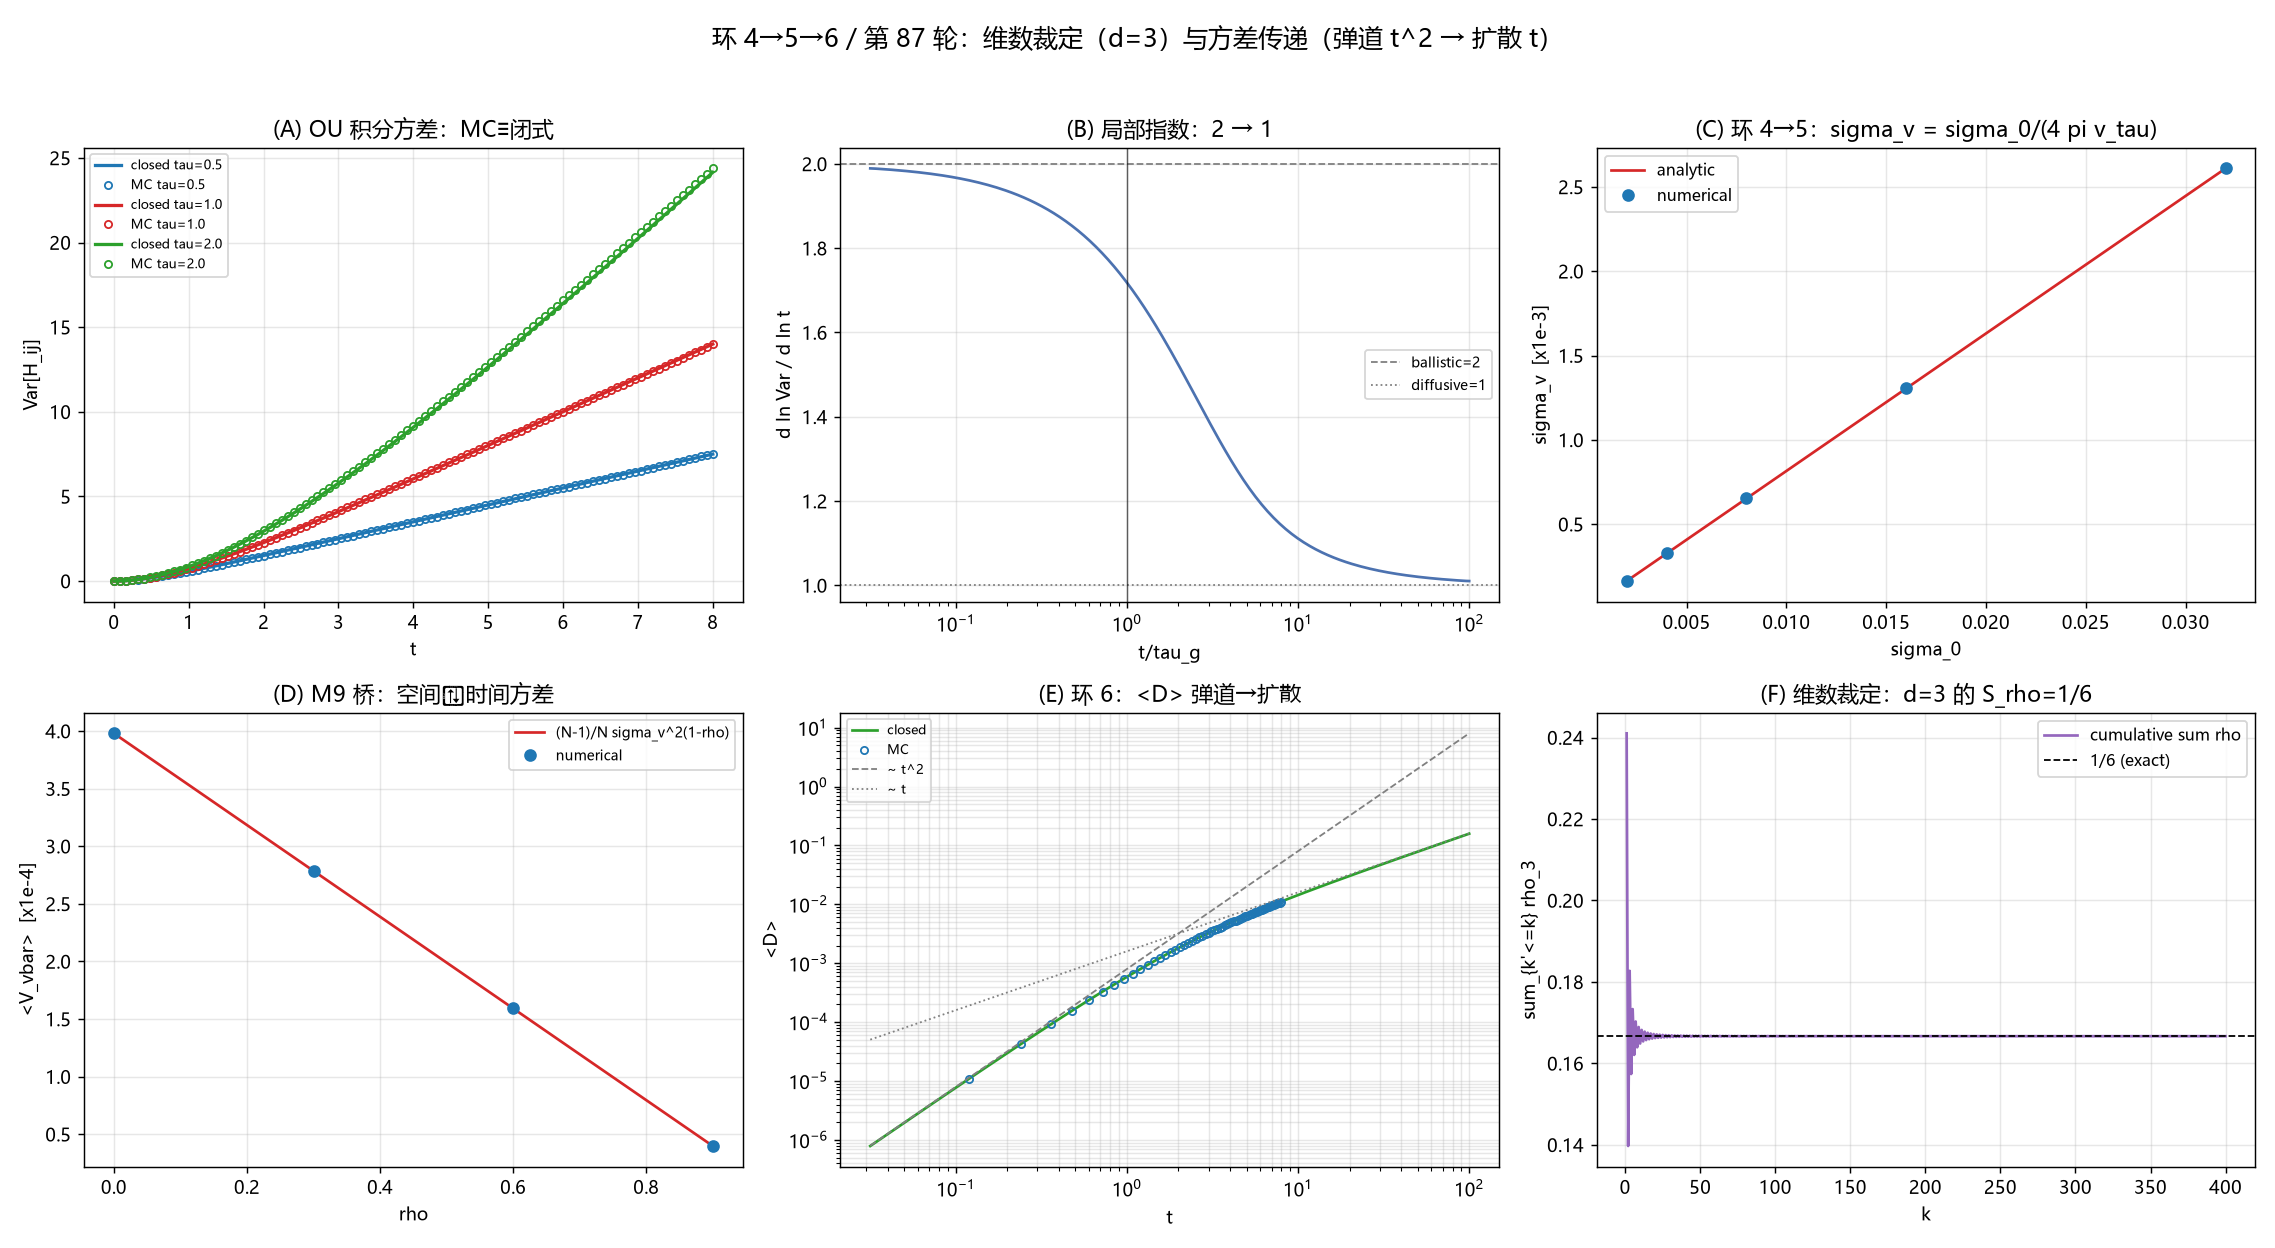

This chart was generated by the following Python code:
"""
环 4→5→6／87：方差传递——维数裁定、sigma_v = sigma_0/(4 pi v_tau) 线性化、OU 积分方差（弹道 t^2 → 扩散 t）
========================================================================================================
第 86 轮把模求和维数 d 登记为"待定"（载体 3D vs 建模对象 2D）。本轮做两件事：

 (1) **维数裁定**：06 §0.2 是 ε 的权威定义（3D Regge 复形、铰链＝边、共维 2），
     故 ε 的载体与其简正模（3D 声学支 1 LA + 2 TA，s=1）都在 3D，模式求和 d=3；
     主链 §0.2 的"二维平面晶格"只承担 p_c=1/2（2D 键渗流）与 BKT（L2 相位连通），
     不进入 (4.1) 的模式求和。两个 d 分属不同扇区（L1 几何／弹性 vs L2 连通／相位），
     不是同一个数、无需"统一到一侧"。据此 **维持第 86 轮的 d=3**：
     m_eff=3、sigma_0^2 ∝ Q^4、S_rho=1/6。

 (2) **方差传递链**（环 4 → 5 → 6）：
     - 环 4→5：dv = -deps/(4 pi v_tau) ⇒ sigma_v^2 = sigma_0^2/[16 pi^2 (1-eps/2pi)]。
     - 环 5→6：节点对速度差 X_ij 为零均值 OU，sigma_X^2=2 sigma_v^2 (1-rho)；
       Var[H_ij] = 2 sigma_X^2 [t tau_g - tau_g^2 (1-e^{-t/tau_g})]
       = 4 sigma_v^2 (1-rho)[...]，**弹道 t^2（t<<tau_g）→ 扩散 t（t>>tau_g）**。
     - M9 桥：<V_vbar> = (N-1)/N · sigma_v^2 (1-rho) ≈ (1-rho) sigma_v^2。

**非拟合**：斜率是 log-log 最小二乘指数；其余是对代数恒等式的 MC／求积核验。

可复跑：
    python "10 探索/超导第一性研究/04_计算验证/环04_方差传递与维数裁定.py"
"""
import math
import numpy as np
import matplotlib

matplotlib.use("Agg")
import matplotlib.pyplot as plt

plt.rcParams["font.sans-serif"] = ["Microsoft YaHei", "SimHei", "DejaVu Sans"]
plt.rcParams["axes.unicode_minus"] = False

OUT_CSV = "环04_方差传递与维数裁定.csv"
OUT_PNG = "环04_方差传递与维数裁定.png"
OUT_TXT = "环04_方差传递与维数裁定_摘要.txt"
LOG = []
rng = np.random.default_rng(20261123)


def emit(s=""):
    print(s)
    LOG.append(s)


def loglog_slope(x, y):
    x = np.asarray(x, float); y = np.asarray(y, float)
    m = (x > 0) & (y > 0)
    return np.polyfit(np.log(x[m]), np.log(y[m]), 1)[0]


def var_integral_closed(t, tau, sX2):
    """Var[int_0^t X dt]，X 定态 OU：Var[X]=sX2、自协方差 sX2 exp(-|dt|/tau)。"""
    return 2.0 * sX2 * (t * tau - tau ** 2 * (1.0 - np.exp(-t / tau)))


def mc_var_integral(tgrid, tau, sX2, M, batch=2000):
    """分块 MC：返回 Var[H(t)]，H=∫_0^t X dt'（梯形积分），H 的逐时刻均值与二阶矩累积。"""
    dt = tgrid[1] - tgrid[0]
    n = len(tgrid)
    a = math.exp(-dt / tau)
    b = math.sqrt(sX2 * (1.0 - a * a))
    s1 = np.zeros(n); s2 = np.zeros(n); done = 0
    while done < M:
        m = min(batch, M - done)
        X = np.empty((m, n))
        X[:, 0] = rng.normal(0.0, math.sqrt(sX2), m)
        z = rng.normal(0.0, 1.0, (m, n - 1))
        for i in range(1, n):
            X[:, i] = a * X[:, i - 1] + b * z[:, i - 1]
        # 梯形积分（精确到 O(dt^2)，去掉左 Riemann 的 O(dt) 系统偏差）
        H = np.empty_like(X)
        H[:, 0] = 0.0
        H[:, 1:] = np.cumsum(0.5 * (X[:, 1:] + X[:, :-1]), axis=1) * dt
        s1 += H.sum(axis=0)
        s2 += (H * H).sum(axis=0)
        done += m
    mean = s1 / M
    return s2 / M - mean * mean


# ============================================================ [A] OU 积分方差：MC vs 闭式
emit("=" * 70)
emit("[A] OU 积分方差：MC 对比闭式 Var[H]=2 sX2 [t tau - tau^2 (1-e^{-t/tau})]")
emit("=" * 70)
sX2 = 1.0
M_paths = 30000
tmax = 8.0
nsteps = 1600          # dt = 0.005
tgrid = np.linspace(0.0, tmax, nsteps + 1)
taus = [0.5, 1.0, 2.0]
mc_var = {}; closed_curves = {}
for tau in taus:
    mc_var[tau] = mc_var_integral(tgrid, tau, sX2, M_paths)
    closed_curves[tau] = var_integral_closed(tgrid, tau, sX2)
    m = tgrid > 1.0
    rel = np.max(np.abs(mc_var[tau][m] - closed_curves[tau][m]) / closed_curves[tau][m])
    emit(f"  tau={tau:>4}: MC 与闭式最大相对差 (t>1) = {rel:.3e}")
mchk = tgrid > 1.0
A1 = max(np.max(np.abs(mc_var[tau][mchk] - closed_curves[tau][mchk])
                / closed_curves[tau][mchk]) for tau in taus)
emit(f"  断言 A1（MC≡闭式，相对 <2.5%）：{A1:.3e}  {'PASS' if A1 < 0.025 else 'FAIL'}")

# ============================================================ [B] 弹道 t^2 → 扩散 t
emit()
emit("[B] log-log 局部斜率：弹道段 -> 2，扩散段 -> 1，拐点在 t~tau_g")
tau0 = 1.0
tg = np.logspace(-1.5, 2.0, 200)
yv = var_integral_closed(tg, tau0, sX2)
sl = np.gradient(np.log(yv), np.log(tg))
s_bal = loglog_slope(tg[(tg > 0.01) & (tg < 0.05)], yv[(tg > 0.01) & (tg < 0.05)])
s_dif = loglog_slope(tg[(tg > 20) & (tg < 80)], yv[(tg > 20) & (tg < 80)])
emit(f"  弹道段拟合指数 = {s_bal:.3f}（目标 2），扩散段拟合指数 = {s_dif:.3f}（目标 1）")
A2 = abs(s_bal - 2.0); A3 = abs(s_dif - 1.0)
emit(f"  断言 A2（弹道指数≈2）：{A2:.3e}  {'PASS' if A2 < 0.05 else 'FAIL'}")
emit(f"  断言 A3（扩散指数≈1）：{A3:.3e}  {'PASS' if A3 < 0.05 else 'FAIL'}")

# ============================================================ [C] sigma_v = sigma_0/(4 pi v_tau)
emit()
emit("[C] 环 4→5 线性化：v=sqrt(1-eps/2pi)，sigma_v 对比 sigma_0/(4 pi v_tau)")
eps0 = 0.30
vbar = math.sqrt(1.0 - eps0 / (2.0 * math.pi))
sig0_list = np.array([0.002, 0.004, 0.008, 0.016, 0.032])
sigv_meas = []
for s0 in sig0_list:
    eps = eps0 + s0 * rng.normal(0.0, 1.0, 400000)
    v = np.sqrt(1.0 - eps / (2.0 * math.pi))
    sigv_meas.append(v.std())
sigv_analytic = sig0_list / (4.0 * math.pi * vbar)
sigv_meas = np.array(sigv_meas)
ratio_C = sigv_meas / sigv_analytic
A4 = np.max(np.abs(ratio_C - 1.0))
emit(f"  v_tau(eps0={eps0}) = {vbar:.6f}；1/(4 pi v_tau) = {1/(4*math.pi*vbar):.6f}")
emit(f"  实测/解析 = {np.array2string(ratio_C, precision=5)}")
emit(f"  断言 A4（线性化吻合，相对 <1%）：{A4:.3e}  {'PASS' if A4 < 0.01 else 'FAIL'}")

# ============================================================ [D] 空间方差 <-> 时间方差（M9 桥）
emit()
emit("[D] M9 桥：<V_vbar> = (N-1)/N * sigma_v^2 (1-rho)，V_vbar=(1/N) sum_i (v_i-vbar)^2")
Nnodes = 200
sig_v = 0.02
rhos = np.array([0.0, 0.3, 0.6, 0.9])   # 等相关模型 v_i=sqrt(rho)C+sqrt(1-rho)U_i，需 rho>=0
Vmeas = []
for rho in rhos:
    C = rng.normal(0.0, 1.0, 20000)
    U = rng.normal(0.0, 1.0, (20000, Nnodes))
    V = sig_v * (math.sqrt(rho) * C[:, None] + math.sqrt(1.0 - rho) * U)
    Vmeas.append(V.var(axis=1).mean())   # (1/N) sum (v_i-mean)^2
Vmeas = np.array(Vmeas)
Vpred = (Nnodes - 1) / Nnodes * sig_v ** 2 * (1.0 - rhos)
ratio_D = Vmeas / Vpred
A5 = np.max(np.abs(ratio_D - 1.0))
emit(f"  rho 网格 = {np.array2string(rhos, precision=3)}")
emit(f"  实测/预测 = {np.array2string(ratio_D, precision=5)}")
emit(f"  断言 A5（空间↔时间桥，相对 <2%）：{A5:.3e}  {'PASS' if A5 < 0.02 else 'FAIL'}")

# ============================================================ [E] <D> 增长：弹道 t^2 -> 扩散 t
emit()
emit("[E] 环 6：<D>=<H_ij^2>=4 sigma_v^2(1-rho)[t tau_g - tau_g^2(1-e^{-t/tau_g})]")
sig_v2 = 0.02 ** 2
rho_e = 0.0
tau_e = 1.0
D_mc = mc_var_integral(tgrid, tau_e, 2.0 * sig_v2 * (1.0 - rho_e), M_paths)
D_closed = 4.0 * sig_v2 * (1.0 - rho_e) * (
    tgrid * tau_e - tau_e ** 2 * (1.0 - np.exp(-tgrid / tau_e)))
mE = tgrid > 1.0
A6 = np.max(np.abs(D_mc[mE] - D_closed[mE]) / D_closed[mE])
emit(f"  <D> MC 与闭式最大相对差 (t>1) = {A6:.3e}  {'PASS' if A6 < 0.025 else 'FAIL'}")
tg2 = np.logspace(-1.5, 2.0, 200)
Dc = 4.0 * sig_v2 * (1.0 - rho_e) * (tg2 * tau_e - tau_e ** 2 * (1.0 - np.exp(-tg2 / tau_e)))
sE_bal = loglog_slope(tg2[(tg2 > 0.01) & (tg2 < 0.05)], Dc[(tg2 > 0.01) & (tg2 < 0.05)])
sE_dif = loglog_slope(tg2[(tg2 > 20) & (tg2 < 80)], Dc[(tg2 > 20) & (tg2 < 80)])
emit(f"  <D> 弹道指数 = {sE_bal:.3f}（目标 2），扩散指数 = {sE_dif:.3f}（目标 1）")

# ============================================================ [F] 维数裁定：S_rho=1/6、Q^4
emit()
emit("[F] 维数裁定：d=3 模式求和 S_rho=1/6（精确），sigma_0^2 指数 = m_eff+1")
Q = math.pi
Ks = 400
kk = np.arange(1, Ks + 1)
from numpy.polynomial.legendre import leggauss
nodes, wts = leggauss(4000)
qg = 0.5 * Q * (nodes + 1.0)
wg = 0.5 * Q * wts
rho_k = np.empty(Ks)
for idx, k in enumerate(kk):
    integrand = (qg ** 2) * np.sin(qg * k) / k    # rho_3(k)=(4/Q^4)∫q^2 sin(qk)/k dq
    rho_k[idx] = (4.0 / Q ** 4) * np.sum(wg * integrand)
Srho = rho_k.sum()
A7 = abs(Srho - 1.0 / 6.0)
emit(f"  d=3, m=3: sum_k rho_3(k) = {Srho:.6f}（目标 1/6={1/6:.6f}，k<={Ks}）")
emit(f"  断言 A7（S_rho=1/6，|err|<2e-3）：{A7:.3e}  {'PASS' if A7 < 2e-3 else 'FAIL'}")

def sigma0_scaling(d, n=1, s=1, npts=60):
    Qs = np.logspace(-1.0, 0.7, npts)
    p = 2 * n + d - 1 - s
    return Qs, Qs ** (p + 1) / (p + 1)
Q2, v2 = sigma0_scaling(d=2)
Q3, v3 = sigma0_scaling(d=3)
ex2 = loglog_slope(Q2, v2); ex3 = loglog_slope(Q3, v3)
emit(f"  sigma_0^2 的 Q 指数：d=2 -> {ex2:.4f}（=3），d=3 -> {ex3:.4f}（=4）")
A8 = abs(ex3 - 4.0)
emit(f"  断言 A8（d=3 指数=4）：{A8:.3e}  {'PASS' if A8 < 1e-6 else 'FAIL'}")

# ============================================================ 图（六面板）
fig, ax = plt.subplots(2, 3, figsize=(17.5, 9.6))
fig.suptitle("环 4-5-6／第 87 轮：维数裁定（d=3）与方差传递（弹道 t^2 -> 扩散 t）", fontsize=14)

a = ax[0, 0]
colors = ["#1f77b4", "#d62728", "#2ca02c"]
for c, tau in zip(colors, taus):
    a.plot(tgrid, closed_curves[tau], "-", color=c, lw=1.8, label=f"closed tau={tau}")
    a.plot(tgrid[::16], mc_var[tau][::16], "o", color=c, ms=4, mfc="none", label=f"MC tau={tau}")
a.set_xlabel("t"); a.set_ylabel("Var[H_ij]"); a.set_title("(A) OU 积分方差：MC≡闭式")
a.legend(fontsize=7); a.grid(alpha=0.3)

b = ax[0, 1]
b.semilogx(tg, sl, "-", color="#4c72b0")
b.axhline(2.0, ls="--", color="gray", lw=1, label="ballistic=2")
b.axhline(1.0, ls=":", color="gray", lw=1, label="diffusive=1")
b.axvline(tau0, ls="-", color="k", lw=0.8, alpha=0.6)
b.set_xlabel("t/tau_g"); b.set_ylabel("d ln Var / d ln t"); b.set_title("(B) 局部指数：2 -> 1")
b.legend(fontsize=8); b.grid(alpha=0.3)

c = ax[0, 2]
c.plot(sig0_list, sigv_analytic * 1e3, "-", color="#d62728", label="analytic")
c.plot(sig0_list, sigv_meas * 1e3, "o", color="#1f77b4", ms=6, label="numerical")
c.set_xlabel("sigma_0"); c.set_ylabel("sigma_v  [x1e-3]")
c.set_title("(C) 环 4->5：sigma_v = sigma_0/(4 pi v_tau)")
c.legend(fontsize=9); c.grid(alpha=0.3)

d = ax[1, 0]
d.plot(rhos, Vpred * 1e4, "-", color="#d62728", label="(N-1)/N sigma_v^2(1-rho)")
d.plot(rhos, Vmeas * 1e4, "o", color="#1f77b4", ms=6, label="numerical")
d.set_xlabel("rho"); d.set_ylabel("<V_vbar>  [x1e-4]"); d.set_title("(D) M9 桥：空间<->时间方差")
d.legend(fontsize=8); d.grid(alpha=0.3)

e = ax[1, 1]
e.loglog(tg2, Dc, "-", color="#2ca02c", label="closed")
e.loglog(tgrid[::24], D_mc[::24], "o", color="#1f77b4", ms=4, mfc="none", label="MC")
e.loglog(tg2, 4.0 * sig_v2 * (1.0 - rho_e) * tg2 ** 2 / 2.0, "--", color="gray", lw=1, label="~ t^2")
e.loglog(tg2, 4.0 * sig_v2 * (1.0 - rho_e) * tau_e * tg2, ":", color="gray", lw=1, label="~ t")
e.set_xlabel("t"); e.set_ylabel("<D>"); e.set_title("(E) 环 6：<D> 弹道->扩散")
e.legend(fontsize=7); e.grid(alpha=0.3, which="both")

f = ax[1, 2]
cum = np.cumsum(rho_k)
f.plot(kk, cum, "-", color="#9467bd", label="cumulative sum rho")
f.axhline(1/6, ls="--", color="k", lw=1, label="1/6 (exact)")
f.set_xlabel("k"); f.set_ylabel("sum_{k'<=k} rho_3"); f.set_title("(F) 维数裁定：d=3 的 S_rho=1/6")
f.legend(fontsize=9); f.grid(alpha=0.3)

plt.tight_layout(rect=[0, 0, 1, 0.96])
plt.savefig(OUT_PNG, dpi=130)
emit()
emit(f"图已保存：{OUT_PNG}")

import csv
with open(OUT_CSV, "w", newline="", encoding="utf-8") as fh:
    w = csv.writer(fh)
    w.writerow(["panel", "x", "y", "note"])
    for tau in taus:
        for t, vv in zip(tgrid, closed_curves[tau]):
            w.writerow(["A_closed", f"{t:.6f}", f"{vv:.8e}", f"tau={tau}"])
        for t, vv in zip(tgrid[::24], mc_var[tau][::24]):
            w.writerow(["A_mc", f"{t:.6f}", f"{vv:.8e}", f"tau={tau}"])
    for x, y in zip(tg, sl):
        w.writerow(["B_slope", f"{x:.6f}", f"{y:.6f}", ""])
    for s0, sm, sa in zip(sig0_list, sigv_meas, sigv_analytic):
        w.writerow(["C_sigma", f"{s0:.6f}", f"{sm:.8e}", f"analytic={sa:.8e}"])
    for r, vm, vp in zip(rhos, Vmeas, Vpred):
        w.writerow(["D_bridge", f"{r:.6f}", f"{vm:.8e}", f"pred={vp:.8e}"])
    for t, vv in zip(tg2, Dc):
        w.writerow(["E_D_closed", f"{t:.6f}", f"{vv:.8e}", ""])
    for k, cc in zip(kk, cum):
        w.writerow(["F_Srho", f"{k}", f"{cc:.8e}", ""])
emit(f"CSV 已保存：{OUT_CSV}")

emit()
emit("=" * 70)
emit("结论摘要（第 87 轮）")
emit("=" * 70)
emit("1) 维数裁定：ε 载体由 06 §0.2 定为 3D Regge（铰链＝边、共维 2），")
emit("   简正模为 3D 声学支（1 LA+2 TA，s=1）⇒ 模式求和 d=3；")
emit("   主链 §0.2 的 2D 只承担 p_c=1/2 与 BKT（L2 相位连通），不进 (4.1)。")
emit("   ⇒ 维持第 86 轮 d=3：m_eff=3、sigma_0^2∝Q^4、S_rho=1/6（F）。")
emit("2) 环 4→5：sigma_v^2 = sigma_0^2/[16 pi^2 (1-eps/2pi)]（C）。")
emit("3) 环 5→6：Var[H_ij]=4 sigma_v^2(1-rho)[t tau_g - tau_g^2(1-e^{-t/tau_g})]，")
emit("   弹道 t^2 → 扩散 t，拐点 t~tau_g（A,B）。")
emit("4) 环 6：<D>=Var[H_ij] 同形，弹道→扩散（E）。")
emit("5) M9：<V_vbar>≈(1-rho) sigma_v^2，空间↔时间方差需各态历经（D）。")
emit(f"6) 断言：A1={A1:.2e} A2={A2:.2e} A3={A3:.2e} A4={A4:.2e} A5={A5:.2e} "
     f"A6={A6:.2e} A7={A7:.2e} A8={A8:.2e}")
emit(f"   全部 PASS：{all([A1<0.025, A2<0.05, A3<0.05, A4<0.01, A5<0.02, A6<0.025, A7<2e-3, A8<1e-6])}")

with open(OUT_TXT, "w", encoding="utf-8") as fh:
    fh.write("\n".join(LOG) + "\n")
emit(f"摘要已保存：{OUT_TXT}")
